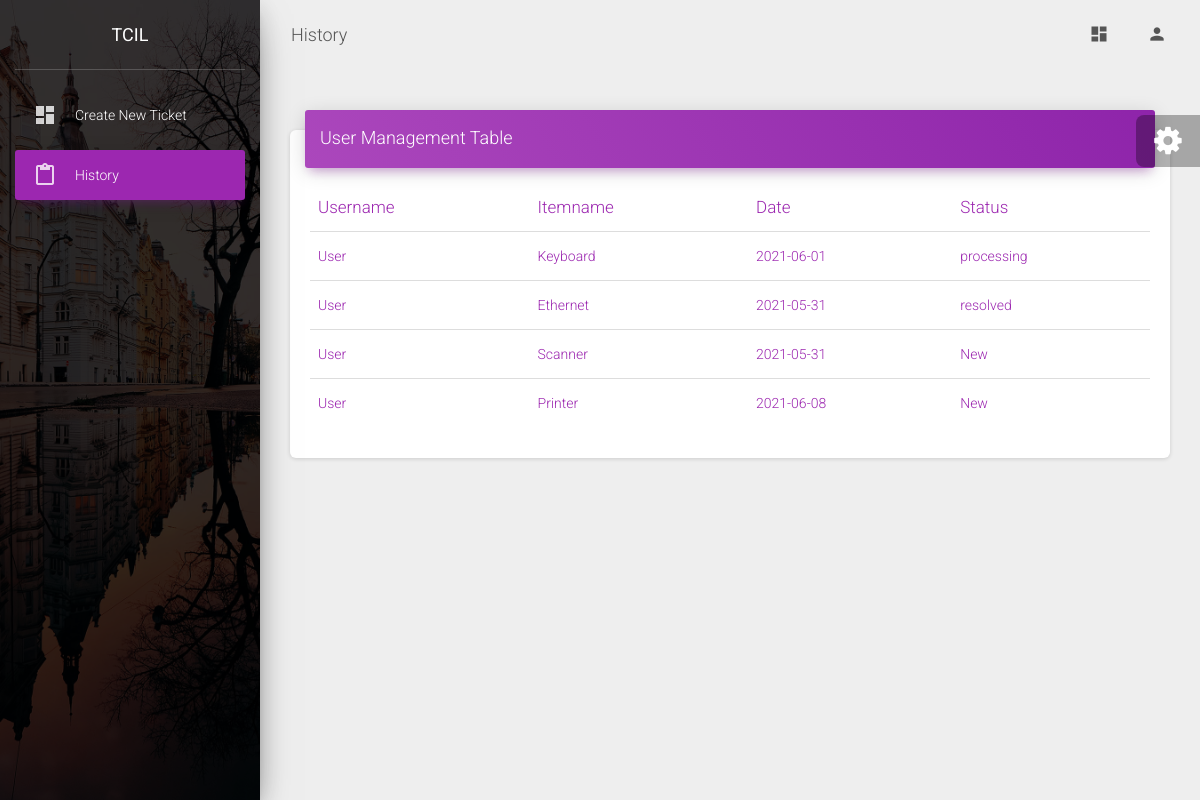
The app's page /main/history.php (signed in) with its own data.
### tables this page shows
CREATE TABLE IF NOT EXISTS `complaints` (
  `complaint_id` int(11) NOT NULL AUTO_INCREMENT,
  `e_id` int(50) NOT NULL,
  `username` varchar(50) NOT NULL,
  `i_id` int(50) NOT NULL,
  `date` date NOT NULL,
  `status` varchar(20) NOT NULL,
  PRIMARY KEY (`complaint_id`)
);

### main/history.php (the view, shortened to what this page needs)
<?php
include('includes/header.php');
include('security.php');
$un=$_SESSION['username'];
$access = $connection->prepare("SELECT `username` FROM `register` WHERE email='$un' ");
$access->execute();
$result = $access->get_result();
$value = $result->fetch_object();
$user_name = $value->username;
?>
<div class="sidebar" data-color="purple" data-background-color="black" data-image="assets/img/sidebar-2.jpg">
    <div class="logo"><a href="https://www.tcil.net.in/" class="simple-text logo-normal" style="color:#fff;">
            TCIL
        </a></div>
    <div class="sidebar-wrapper">
        <ul class="nav">
            <li class="nav-item">
                <a class="nav-link" href="./index.php">
                    <i class="material-icons">dashboard</i>
                    <p>Create New Ticket</p>
                </a>
            </li>
            <li class="nav-item active">
                <a class="nav-link" href="./history.php">
                    <i class="material-icons">content_paste</i>
                    <p>History</p>
                </a>
            </li>
        </ul>
    </div>
</div>
<div class="main-panel">
    <?php
include('includes/searchbarstart.php');
?>
    <a class="navbar-brand" href="javascript:void(0)">History</a>
    <?php
        include('includes/searchbarend.php');
?>
    <div class="content">
        <div class="container-fluid">
        <div class="row">
            <div class="col-md-12">
              <div class="card">
                <div class="card-header card-header-primary">
                  <h4 class="card-title ">User Management Table</h4>
                </div>
                <div class="card-body">
                  <div class="table-responsive">
                    <?php
                        $query = "SELECT *,(SELECT i_name FROM `item-list` WHERE i_id=complaints.i_id) AS item FROM complaints WHERE username='$user_name' ";
                        $query_run = mysqli_query($connection, $query);
                    ?>
                    <table class="table" id="dataTable" width="100%">
                    <thead class=" text-primary">
                        <tr role="row">
                            <th>Username </th>
                            <th>Itemname </th>
                            <th>Date </th>
                            <th>Status</th>
                        </tr>
                    </thead>
                    <tbody>
                        <?php
                        if(mysqli_num_rows($query_run) > 0)
                        {
                            while($row = mysqli_fetch_assoc($query_run))
                            {
                        ?>
                            <tr class=" text-primary">
                                <td><?php  echo $row['username']; ?></td>
                                <td><?php  echo $row['item']; ?></td>
                                <td><?php  echo $row['date']; ?></td>
                                <td><?php  echo $row['status']; ?></td>
                            </tr>
                        <?php
                            }
                        }
                        else {
                            echo "No Past Complaints Found";
                        }
                        ?>
                    </tbody>
                </table>
                  </div>
                </div>
              </div>
            </div>
          </div>
        </div>
    </div>
</div>
<?php
include('includes/settings.php');
?>

### main/assets/css/dark/custom.css (style rules this page uses)
.animation-transition-fast-in, .caret, .sidebar a { transition: all .15s ease-in; }
.dark-edition .sidebar[data-background-color="black"] .nav li:not(.active) a, .dark-edition .sidebar[data-background-color="black"] .nav li:not(.active) .dropdown-menu a { color: #fff !important; }

### records on screen
complaints: username "User", item "Keyboard", date "2021-06-01", status "processing"
complaints: username "User", item "Ethernet", date "2021-05-31", status "resolved"
complaints: username "User", item "Scanner", date "2021-05-31", status "New"
complaints: username "User", item "Printer", date "2021-06-08", status "New"
